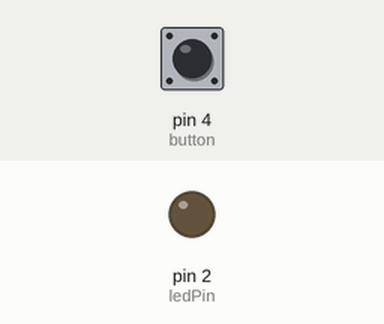
This sketch was run on a simulated Arduino Uno, built with avr-gcc and run on an emulated ATmega328P. Parts: output pins drawn as LEDs (lit = HIGH). Dashed ring = blinking. Inputs (shaded band) come from the test bench; at power-on: pin 4 (button) LOW.

Above: at 1.2 s.
1.3 s: pin 4 (button) pulled HIGH for 0.15 s
At 1.7 s:
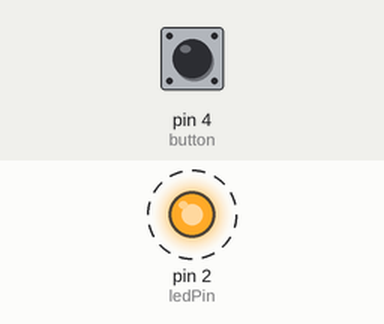
Timing chart, 0 to 12.3 s (numbered marks = the images above; inputs shaded):
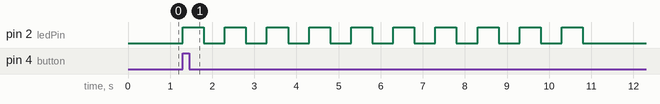

Measured:
- after the input at 1.3 s, pin 2 (ledPin): alternates HIGH for 0.50 s and LOW for 0.50 s, 20 changes in all, then stays LOW, starting at once

The sketch:

activity_3b.ino
```cpp
int ledPin = 2;
int button = 4;
int i;

int buttonState = 0;

void setup() {
  // put your setup code here, to run once:
  pinMode(ledPin, OUTPUT);
  pinMode(button, INPUT);
}

void loop() {
  // put your main code here, to run repeatedly:
  buttonState = digitalRead(button);
  //if the button is pressed, it's HIGH
  if (buttonState==HIGH)
  {
    for (i = 0; i < 10; i++) //counter until 10
    {
    digitalWrite(ledPin, HIGH);
    delay(500);
    digitalWrite(ledPin, LOW);
    delay(500); //turns the LED on and off
    }
  }
  else
    digitalWrite(ledPin,LOW);
}
```
